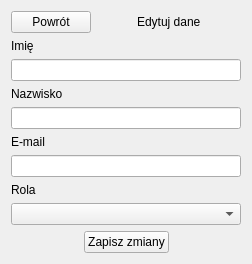
         <widget class="QWidget" name="page_3">
          <layout class="QVBoxLayout" name="verticalLayout_12">
           <item>
            <layout class="QHBoxLayout" name="horizontalLayout_24">
             <item>
              <widget class="QPushButton" name="pushButton_15">
               <property name="text">
                <string>Powrót</string>
               </property>
              </widget>
             </item>
             <item>
              <spacer name="horizontalSpacer_19">
               <property name="orientation">
                <enum>Qt::Horizontal</enum>
               </property>
               <property name="sizeHint" stdset="0">
                <size>
                 <width>40</width>
                 <height>20</height>
                </size>
               </property>
              </spacer>
             </item>
             <item>
              <widget class="QLabel" name="label_32">
               <property name="text">
                <string>Edytuj dane</string>
               </property>
              </widget>
             </item>
             <item>
              <spacer name="horizontalSpacer_22">
               <property name="orientation">
                <enum>Qt::Horizontal</enum>
               </property>
               <property name="sizeHint" stdset="0">
                <size>
                 <width>40</width>
                 <height>20</height>
                </size>
               </property>
              </spacer>
             </item>
            </layout>
           </item>
           <item>
            <widget class="QLabel" name="label_33">
             <property name="text">
              <string>Imię</string>
             </property>
            </widget>
           </item>
           <item>
            <widget class="QLineEdit" name="lineEdit_4"/>
           </item>
           <item>
            <widget class="QLabel" name="label_34">
             <property name="text">
              <string>Nazwisko</string>
             </property>
            </widget>
           </item>
           <item>
            <widget class="QLineEdit" name="lineEdit_5"/>
           </item>
           <item>
            <widget class="QLabel" name="label_35">
             <property name="text">
              <string>E-mail</string>
             </property>
            </widget>
           </item>
           <item>
            <widget class="QLineEdit" name="lineEdit_6"/>
           </item>
           <item>
            <widget class="QLabel" name="label_36">
             <property name="text">
              <string>Rola</string>
             </property>
            </widget>
           </item>
           <item>
            <widget class="QComboBox" name="comboBox_5"/>
           </item>
           <item>
            <layout class="QHBoxLayout" name="horizontalLayout_25">
             <item>
              <spacer name="horizontalSpacer_20">
               <property name="orientation">
                <enum>Qt::Horizontal</enum>
               </property>
               <property name="sizeHint" stdset="0">
                <size>
                 <width>40</width>
                 <height>20</height>
                </size>
               </property>
              </spacer>
             </item>
             <item>
              <widget class="QPushButton" name="pushButton_16">
               <property name="text">
                <string>Zapisz zmiany</string>
               </property>
              </widget>
             </item>
             <item>
              <spacer name="horizontalSpacer_21">
               <property name="orientation">
                <enum>Qt::Horizontal</enum>
               </property>
               <property name="sizeHint" stdset="0">
                <size>
                 <width>40</width>
                 <height>20</height>
                </size>
               </property>
              </spacer>
             </item>
            </layout>
           </item>
          </layout>
         </widget>
